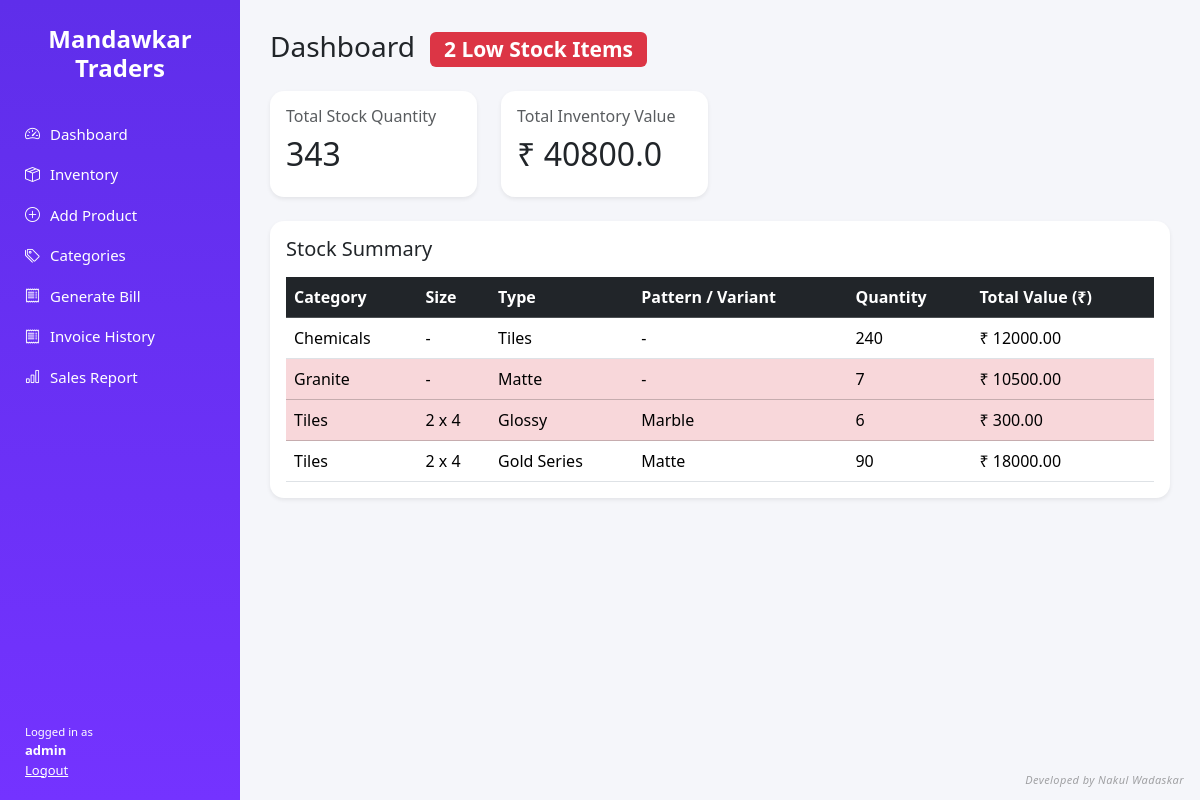
The page / (signed in) on the database its author committed.
### tables this page shows
CREATE TABLE products (
            id INTEGER PRIMARY KEY AUTOINCREMENT,
            category TEXT NOT NULL,
            size TEXT,
            type TEXT,
            variant TEXT,
            pattern TEXT,
            quantity INTEGER NOT NULL,
            threshold INTEGER NOT NULL DEFAULT 10,
            price REAL NOT NULL,
            last_updated TEXT NOT NULL
        );

### app.py (the view)
@app.route("/")
@login_required()
def dashboard():
    conn = get_connection()
    cursor = conn.cursor()
    cursor.execute("SELECT SUM(quantity) FROM products")
    total_quantity = cursor.fetchone()[0] or 0
    cursor.execute("SELECT SUM(quantity * price) FROM products")
    total_value = cursor.fetchone()[0] or 0
    cursor.execute("""
        SELECT
            category,
            size,
            type,
            COALESCE(pattern, variant),
            SUM(quantity) AS qty,
            SUM(quantity * price) AS value
        FROM products
        GROUP BY category, size, type, COALESCE(pattern, variant)
        ORDER BY category, size
    """)
    summary = cursor.fetchall()
    cursor.execute("""
        SELECT COUNT(*)
        FROM products
        WHERE quantity <= threshold
    """)
    low_stock_count = cursor.fetchone()[0]
    conn.close()
    return render_template(
        "dashboard.html",
        total_quantity=total_quantity,
        total_value=round(total_value, 2),
        summary=summary,
        low_stock_count=low_stock_count
    )

### app.py (called while the page is built)
def login_required(role=None):
    def decorator(func):
        @wraps(func)
        def wrapper(*args, **kwargs):
            if "user" not in session:
                return redirect(url_for("login"))
            if role and session.get("role") != role:
                return "Access Denied", 403
            return func(*args, **kwargs)
        return wrapper
    return decorator

### utils/db.py (called while the page is built)
def get_connection():
    return sqlite3.connect(DB_NAME)

### templates/dashboard.html
{% extends "base.html" %}
{% block content %}
<h3 class="mb-4">
    Dashboard
    {% if low_stock_count > 0 %}
    <span class="badge bg-danger ms-2">
        {{ low_stock_count }} Low Stock Items
    </span>
    {% endif %}
</h3>
<div class="row g-4 mb-4">
    <div class="col-md-3">
        <div class="card p-3 shadow-sm">
            <h6 class="text-muted">Total Stock Quantity</h6>
            <h2>{{ total_quantity }}</h2>
        </div>
    </div>
    <div class="col-md-3">
        <div class="card p-3 shadow-sm">
            <h6 class="text-muted">Total Inventory Value</h6>
            <h2>₹ {{ total_value }}</h2>
        </div>
    </div>
</div>
<div class="card p-3 shadow-sm">
    <h5 class="mb-3">Stock Summary</h5>
    <div class="table-responsive">
        <table class="table table-hover align-middle mb-0">
            <thead class="table-dark">
                <tr>
                    <th>Category</th>
                    <th>Size</th>
                    <th>Type</th>
                    <th>Pattern / Variant</th>
                    <th>Quantity</th>
                    <th>Total Value (₹)</th>
                </tr>
            </thead>
            <tbody>
                {% for s in summary %}
                <tr class="{% if s[4] <= 10 %}table-danger{% endif %}">
                    <td>{{ s[0] }}</td>
                    <td>{{ s[1] or "-" }}</td>
                    <td>{{ s[2] or "-" }}</td>
                    <td>{{ s[3] or "-" }}</td>
                    <td>{{ s[4] }}</td>
                    <td>₹ {{ "%.2f"|format(s[5]) }}</td>
                </tr>
                {% endfor %}
            </tbody>
        </table>
    </div>
</div>
{% endblock %}

### templates/base.html (shortened to what this page needs)
<!DOCTYPE html>
<html lang="en">
<head>
    <link href="https://cdn.jsdelivr.net/npm/bootstrap@5.3.2/dist/css/bootstrap.min.css" rel="stylesheet">
    <link href="https://cdn.jsdelivr.net/npm/bootstrap-icons/font/bootstrap-icons.css" rel="stylesheet">
    <link rel="stylesheet" href="{{ url_for('static', filename='css/theme.css') }}">
</head>
<body>
<div class="app-container">
    <aside class="sidebar">
        <h4 class="brand">Mandawkar<br>Traders</h4>
        <ul class="menu">
            <li><a href="/"><i class="bi bi-speedometer2"></i> Dashboard</a></li>
            <li><a href="/inventory"><i class="bi bi-box-seam"></i> Inventory</a></li>
            <li><a href="/add-product"><i class="bi bi-plus-circle"></i> Add Product</a></li>
            <li><a href="/categories"><i class="bi bi-tags"></i> Categories</a></li>
            <li><a href="/invoice"><i class="bi bi-receipt"></i> Generate Bill</a></li>
            <li><a href="/invoices"><i class="bi bi-receipt"></i> Invoice History</a></li>
            <li><a href="/sales-report"><i class="bi bi-bar-chart"></i> Sales Report</a></li>
        </ul>
        <div class="user-box">
            <small>Logged in as</small><br>
            <strong>{{ session.get('user') }}</strong><br>
            <a href="/logout" class="text-white">Logout</a>
        </div>
    </aside>
    <main class="content">
        {% block content %}{% endblock %}
    </main>
</div>
<div class="watermark">
    Developed by Nakul Wadaskar
</div>
</body>
</html>

### static/css/theme.css (style rules this page uses)
body { margin: 0; font-family: 'Segoe UI', sans-serif; background: #f5f6fa; }
.app-container { display: flex; height: 100vh; }
.sidebar { width: 240px; background: linear-gradient(180deg, #5f2eea, #7433ff); color: white; padding: 25px; }
.brand { text-align: center; font-weight: bold; margin-bottom: 40px; }
.menu { list-style: none; padding: 0; }
.menu li { margin: 18px 0; }
.menu a { color: white; text-decoration: none; font-size: 15px; display: flex; align-items: center; gap: 10px; }
.content { flex: 1; padding: 30px; overflow-y: auto; }
.card { border-radius: 14px; border: none; box-shadow: 0 6px 20px rgba(0,0,0,0.06); }
.user-box { position: absolute; bottom: 20px; left: 25px; font-size: 13px; }
.watermark { position: fixed; bottom: 12px; right: 16px; font-size: 11px; font-style: italic; letter-spacing: 0.4px; color: rgba(0, 0, 0, 0.35); z-index: 999999; pointer-events: none; user-select: none; }

### rows shown on the page
products: category "Chemicals", s "-", type "Tiles", quantity "240", s "12000.00"
products: category "Granite", s "-", type "Matte", quantity "7", s "10500.00"
products: category "Tiles", size "2 x 4", type "Glossy", pattern "Marble", quantity "6", s "300.00"
products: category "Tiles", size "2 x 4", type "Gold Series", pattern "Matte", quantity "90", s "18000.00"

### other values the page prints
{{ session.get('user') }} "admin"
{{ low_stock_count }} "2"
{{ total_quantity }} "343"
{{ total_value }} "40800.0"
